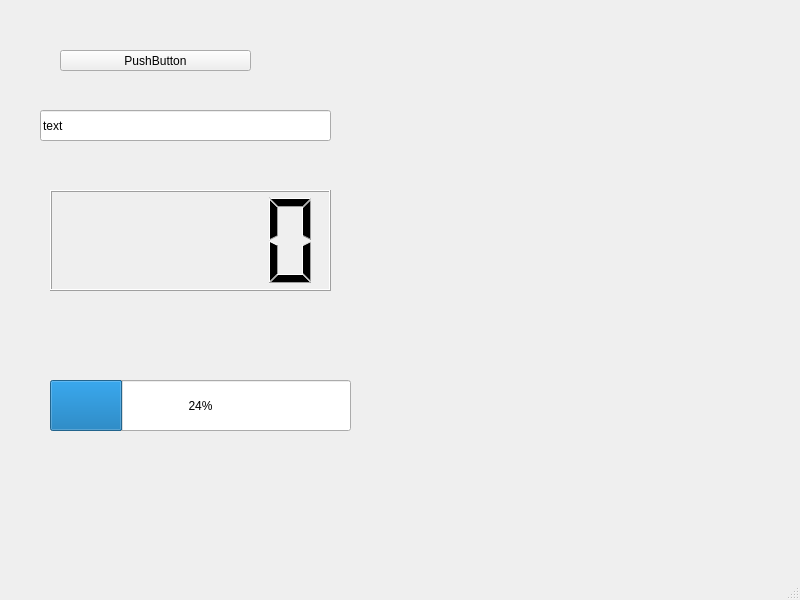
<?xml version="1.0" encoding="UTF-8"?>
<ui version="4.0">
 <class>MainWindow</class>
 <widget class="QMainWindow" name="MainWindow">
  <property name="geometry">
   <rect>
    <x>0</x>
    <y>0</y>
    <width>800</width>
    <height>600</height>
   </rect>
  </property>
  <property name="windowTitle">
   <string>MainWindow</string>
  </property>
  <widget class="QWidget" name="centralwidget">
   <widget class="QPushButton" name="myButton">
    <property name="geometry">
     <rect>
      <x>60</x>
      <y>50</y>
      <width>191</width>
      <height>21</height>
     </rect>
    </property>
    <property name="text">
     <string>PushButton</string>
    </property>
   </widget>
   <widget class="QLineEdit" name="mylineEdit">
    <property name="geometry">
     <rect>
      <x>40</x>
      <y>110</y>
      <width>291</width>
      <height>31</height>
     </rect>
    </property>
    <property name="text">
     <string>text</string>
    </property>
   </widget>
   <widget class="QLCDNumber" name="lcdNumber">
    <property name="geometry">
     <rect>
      <x>50</x>
      <y>190</y>
      <width>281</width>
      <height>101</height>
     </rect>
    </property>
   </widget>
   <widget class="QProgressBar" name="progressBar">
    <property name="geometry">
     <rect>
      <x>50</x>
      <y>380</y>
      <width>301</width>
      <height>51</height>
     </rect>
    </property>
    <property name="value">
     <number>24</number>
    </property>
   </widget>
  </widget>
  <widget class="QMenuBar" name="menubar">
   <property name="geometry">
    <rect>
     <x>0</x>
     <y>0</y>
     <width>800</width>
     <height>26</height>
    </rect>
   </property>
  </widget>
  <widget class="QStatusBar" name="statusbar"/>
 </widget>
 <resources/>
 <connections/>
</ui>
